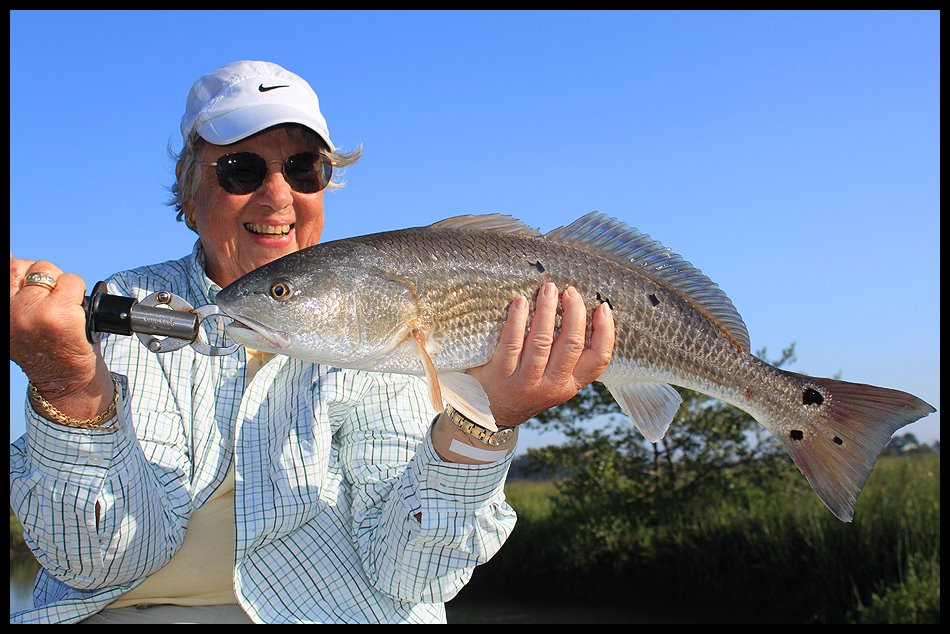
#> input picture imgs/inshore-adventures-charter-fishing-st-augustine-redfish-red-drum-24.jpg, 950 x 634 px, given in place of BogaGrip130-10.75.jpg, which was not available
$ python gripper_detection.py
#> lines starting #> are read from the running program, lines starting #| are printed output that depends on the picture; after the words box and inside, x2 and y2 are one past the last pixel; in counts of white or black regions, pixels touching at a corner belong together; long printed decimals are rounded; pictures that were not available may be replaced by others from this repository, and a replacement may not be noted
import cv2
import numpy as np
from typing import Tuple
import matplotlib.pyplot as plt
import os

def remove_white_background(img: np.ndarray) -> np.ndarray:
    """
    Removes white background
    Keeps object intact
    """
    gray = cv2.cvtColor(img, cv2.COLOR_BGR2GRAY)
    h, w = gray.shape

    mask = np.zeros((h + 2, w + 2), np.uint8)
    flooded = gray.copy()
    fill_color = 0

    cv2.floodFill(flooded, mask, (0, 0), fill_color, loDiff=25, upDiff=25)
    cv2.floodFill(flooded, mask, (w-1, 0), fill_color, loDiff=25, upDiff=25)
    cv2.floodFill(flooded, mask, (0, h-1), fill_color, loDiff=25, upDiff=25)
    cv2.floodFill(flooded, mask, (w-1, h-1), fill_color, loDiff=25, upDiff=25)

    _, object_mask = cv2.threshold(flooded, 1, 255, cv2.THRESH_BINARY_INV)
    object_only = cv2.bitwise_and(img, img, mask=object_mask)
    """
    plt.figure(figsize=(10,5))
    plt.title("Background Removed")
    plt.imshow(object_only)
    plt.axis("off")
    plt.show()
    """
    return object_only

def crop_bottom_half_of_object(img: np.ndarray) -> np.ndarray:
    """
    Takes image with background removed. Finds object bounding box.
    Returns bottom half of that bounding box.
    """
    gray = cv2.cvtColor(img, cv2.COLOR_BGR2GRAY)
    ys, xs = np.where(gray > 0)
    #ys, xs = np.where(img > 0) # for edges

    x_min, x_max = xs.min(), xs.max()
    y_min, y_max = ys.min(), ys.max()

    mid_y = (y_min + y_max) // 2
    bottom_half = img[mid_y:y_max, x_min:x_max]

    plt.figure(figsize=(10,5))
    plt.title("Bottom Half")
    plt.imshow(bottom_half)
    plt.axis("off")
    plt.show()
    cv2.imwrite("cropped.png", bottom_half)

    return bottom_half

def sift_matches(img1: np.ndarray, img2: np.ndarray) -> Tuple[np.ndarray, np.ndarray]:
    """
    Computes SIFT correspondences between two images.
    Returns Nx2 arrays of matched points.
    """

    # ensure uint8
    if img1.dtype != np.uint8:
        img1 = (img1 * 255).astype(np.uint8)
    if img2.dtype != np.uint8:
        img2 = (img2 * 255).astype(np.uint8)

    sift = cv2.SIFT_create()
    kp1, des1 = sift.detectAndCompute(img1, None)
    kp2, des2 = sift.detectAndCompute(img2, None)

    bf = cv2.BFMatcher()
    matches = bf.knnMatch(des1, des2, k=2)

    good = []
    for m, n in matches:
        if m.distance < 0.92 * n.distance:
            good.append([m])

    #src_pts = np.asarray([kp1[m[0].queryIdx].pt for m in good])
    #dest_pts = np.asarray([kp2[m[0].trainIdx].pt for m in good])
    src_pts = np.asarray([kp1[good[i][0].queryIdx].pt for i in range(len(good))])
    dest_pts = np.asarray([kp2[good[i][0].trainIdx].pt for i in range(len(good))])

    out1 = cv2.drawKeypoints(img1, kp1, None, flags=cv2.DRAW_MATCHES_FLAGS_DRAW_RICH_KEYPOINTS)
    plt.figure(figsize=(8,8))
    plt.title("Template SIFT")
    #plt.title("Image1 SIFT")
    plt.imshow(cv2.cvtColor(out1, cv2.COLOR_BGR2RGB))
    plt.axis('off')

    out2 = cv2.drawKeypoints(img2, kp2, None, flags=cv2.DRAW_MATCHES_FLAGS_DRAW_RICH_KEYPOINTS)
    plt.figure(figsize=(8,8))
    plt.title("Scene SIFT")
    #plt.title("Image2 SIFT")
    plt.imshow(cv2.cvtColor(out2, cv2.COLOR_BGR2RGB))
    plt.axis('off')

    match_vis = cv2.drawMatchesKnn(
        cv2.cvtColor(img1, cv2.COLOR_GRAY2BGR),
        #img1,
        kp1,
        cv2.cvtColor(img2, cv2.COLOR_GRAY2BGR),
        #img2,
        kp2,
        good,
        None,
        flags=cv2.DrawMatchesFlags_NOT_DRAW_SINGLE_POINTS
    )
    plt.figure(figsize=(14, 8))
    plt.title("SIFT Matches")
    plt.imshow(cv2.cvtColor(match_vis, cv2.COLOR_BGR2RGB))
    plt.axis("off")
    plt.show()
    cv2.imwrite("sift_matches.png", match_vis)

    return src_pts, dest_pts, good, kp1, kp2


def find_gripper_location(src_pts: np.ndarray, dst_pts: np.ndarray,
                          template_shape: Tuple[int, int],
                          scene_img: np.ndarray,
                          good_matches, kp1, kp2, img1, img2):
    """
    Compute homography from template -> scene and draw box on scene.
    Returns (output_image, pixel_length) where pixel_length = height in pixels.
    """

    if len(src_pts) < 10:
        return scene_img, None

    H, mask = cv2.findHomography(src_pts, dst_pts, cv2.RANSAC, 5.0)

    inlier_matches = [good_matches[i] for i in range(len(good_matches)) if mask[i] == 1]

    # ---- visualize inliers ----
    vis = cv2.drawMatchesKnn(
        img1, kp1,
        img2, kp2,
        inlier_matches,
        None,
        flags=cv2.DrawMatchesFlags_NOT_DRAW_SINGLE_POINTS
    )
    plt.figure(figsize=(14, 7))
    plt.title("RANSAC Inlier Matches")
    plt.imshow(cv2.cvtColor(vis, cv2.COLOR_BGR2RGB))
    plt.axis("off")
    plt.show()
    cv2.imwrite("sift_matches_ransac.png", vis)

    if H is None:
        return scene_img, None

    h, w = template_shape

    # template corner box
    box = np.float32([
        [0, 0],
        [w, 0],
        [w, h],
        [0, h]
    ]).reshape(-1, 1, 2)

    projected = cv2.perspectiveTransform(box, H)
    projected_int = np.int32(projected)

    # draw polygon
    out = scene_img.copy()
    cv2.polylines(out, [projected_int], True, (0, 255, 0), 3)

    # compute pixel length (height)
    top = projected[0][0]   # (0,0)
    bottom = projected[2][0]  # (w,h)

    pixel_length = np.linalg.norm(bottom - top)

    return out, pixel_length

def detect_gripper(template_img: np.ndarray, scene_img: np.ndarray, edges: bool):
    """
    Full pipeline:
    - Remove background from template
    - Crop bottom half
    - Extract SIFT correspondences
    - Compute homography
    - Draw bounding box on scene
    - Return pixel length + output image
    """
    # --- template preprocessing ---
    #no_bg = remove_white_background(template_img)
    #no_bg = template_img
    cropped = crop_bottom_half_of_object(template_img)
    #cropped = template_img

    # grayscale for SIFT
    if edges == False:
        cropped = cv2.cvtColor(cropped, cv2.COLOR_BGR2GRAY)
        scene_img = cv2.cvtColor(scene_img, cv2.COLOR_BGR2GRAY)

    # feature match
    src_pts, dst_pts, good_matches, kp1, kp2 = sift_matches(cropped, scene_img)

    # detect location
    template_img = cv2.cvtColor(template_img, cv2.COLOR_BGR2GRAY)
    result_img, pixel_length = find_gripper_location(
        src_pts,
        dst_pts,
        template_img.shape,
        scene_img,
        good_matches, kp1, kp2, cropped, scene_img
    )

    return pixel_length, result_img


def show_sift_keypoints(img):
    gray = cv2.cvtColor(img, cv2.COLOR_BGR2GRAY)
    sift = cv2.SIFT_create()
    kp = sift.detect(gray, None)
    out = cv2.drawKeypoints(img, kp, None, flags=cv2.DRAW_MATCHES_FLAGS_DRAW_RICH_KEYPOINTS)
    plt.figure(figsize=(8,8))
    plt.imshow(cv2.cvtColor(out, cv2.COLOR_BGR2RGB))
    plt.axis('off')

if __name__ == "__main__":
    template = cv2.imread("lip-grippers/BogaGrip130-10.75.jpg")
#> template is the input picture: shape (634, 950, 3); mean B, G, R 159.6, 131.8, 114.8
    scene = cv2.imread("imgs/inshore-adventures-charter-fishing-st-augustine-redfish-red-drum-20.jpg")
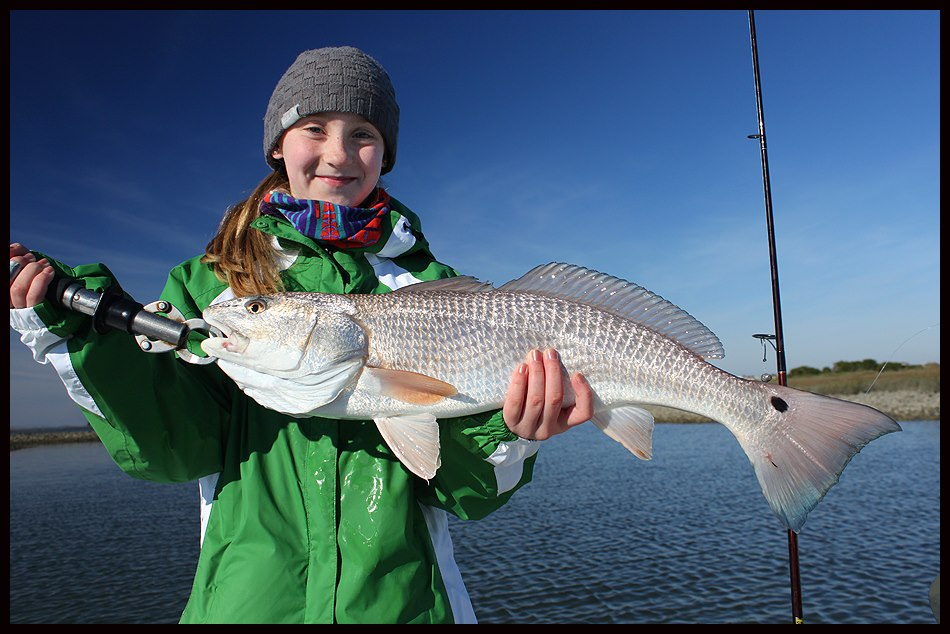
#> input picture imgs/inshore-adventures-charter-fishing-st-augustine-redfish-red-drum-20.jpg, 950 x 634 px
#> scene is the input picture: shape (634, 950, 3); mean B, G, R 115.2, 97.3, 74.4
    # [5 lines of commented-out code are left out]

    template_blur = cv2.GaussianBlur(template, (5, 5), 0)
    #scene_blur = cv2.GaussianBlur(scene, (1, 1), 0)
    template_edges = cv2.Canny(cv2.cvtColor(template_blur, cv2.COLOR_BGR2GRAY), 100, 150)
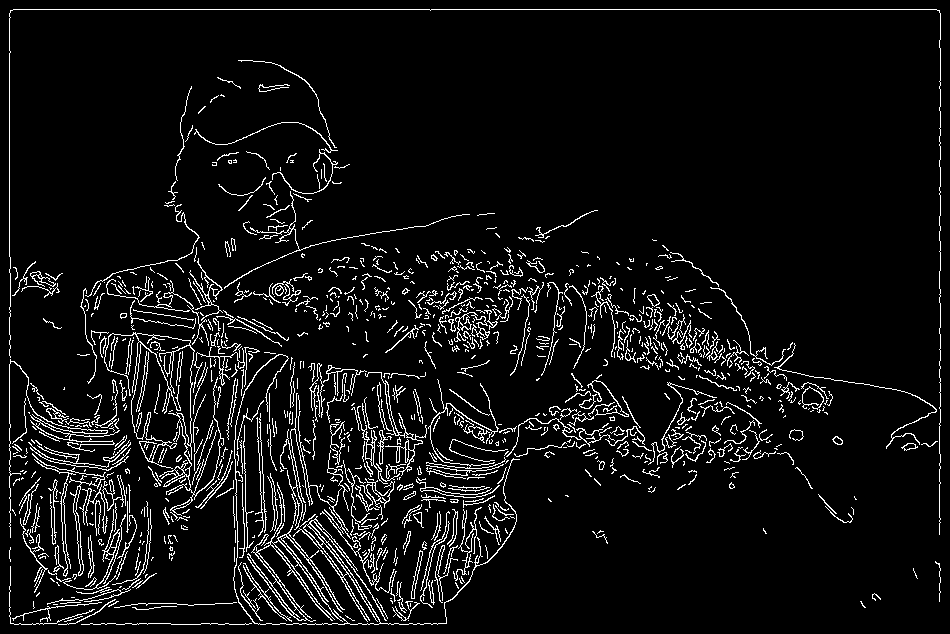
#> template_edges: shape (634, 950); 6.5% white in thin lines or dots
    scene_edges = cv2.Canny(cv2.cvtColor(scene, cv2.COLOR_BGR2GRAY), 150, 250)
#> scene_edges: shape (634, 950); 6.2% white in thin lines or dots
    plt.figure(figsize=(12,6))
    plt.subplot(1,2,1)
    plt.title("Template Edges")
    plt.imshow(template_edges, cmap='gray')
    plt.axis('off')
    #cv2.imwrite("template_edges.jpg", template_edges)

    plt.subplot(1,2,2)
    plt.title("Scene Edges")
    plt.imshow(scene_edges, cmap='gray')
    plt.axis('off')
    #cv2.imwrite("scene_edges.jpg", scene_edges)

    plt.show()


    length_px, output_img = detect_gripper(template, scene, False)
#> in crop_bottom_half_of_object, `gray = cv2.cvtColor(img, cv2.COLOR_BGR2GRAY)`:
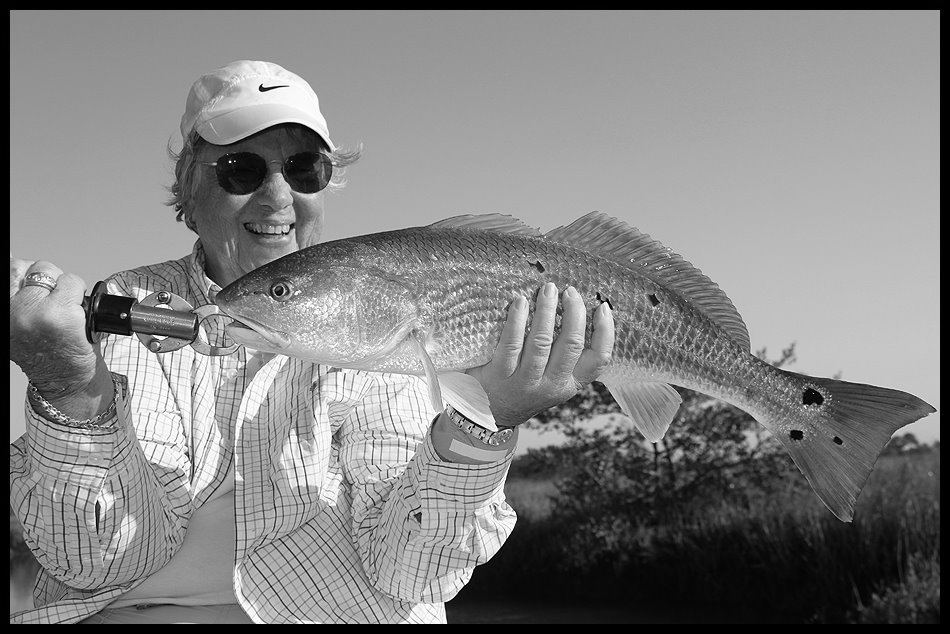
#> gray: shape (634, 950); min 0, max 255, mean 129.9
#> in crop_bottom_half_of_object, `x_min, x_max = xs.min(), xs.max()`: x_min = 0; x_max = 944
#> in crop_bottom_half_of_object, `y_min, y_max = ys.min(), ys.max()`: y_min = 0; y_max = 624
#> in crop_bottom_half_of_object, `mid_y = (y_min + y_max) // 2`: mid_y = 312
#> in detect_gripper, `scene_img = cv2.cvtColor(scene_img, cv2.COLOR_BGR2GRAY)`:
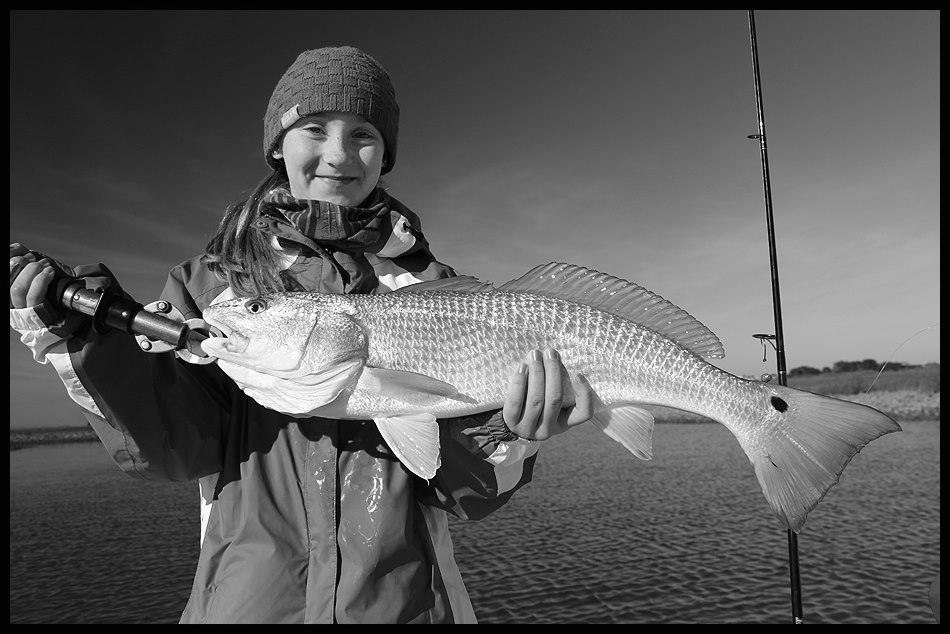
#> scene_img: shape (634, 950); min 0, max 255, mean 92.5
#> in sift_matches, `kp1, des1 = sift.detectAndCompute(img1, None)`: kp1 = 2283 keypoints; strongest (x, y, size): (506, 119, 2), (445, 291, 2), (158, 32, 2), (187, 142, 3)
#> in sift_matches, `kp2, des2 = sift.detectAndCompute(img2, None)`: kp2 = 2658 keypoints; strongest (x, y, size): (124, 314, 2.6), (224, 336, 2.6), (761, 124, 1.9), (68, 294, 5.2)
#> in sift_matches, `matches = bf.knnMatch(des1, des2, k=2)`: matches = 2283 matches
#> after the loop in sift_matches, `for m, n in matches:`: good = 392 matches
#> in sift_matches, `src_pts = np.asarray([kp1[good[i][0].queryIdx].pt for i in range(len(g..`: src_pts = 392 pairs, first value 6.8 to 938, second value 4.5 to 308.6
#> in sift_matches, `dest_pts = np.asarray([kp2[good[i][0].trainIdx].pt for i in range(len(..`: dest_pts = 392 pairs, first value 11 to 941.1, second value 36.38 to 625.2
#> in sift_matches, `out1 = cv2.drawKeypoints(img1, kp1, None, flags=cv2.DRAW_MATCHES_FLAGS..`:
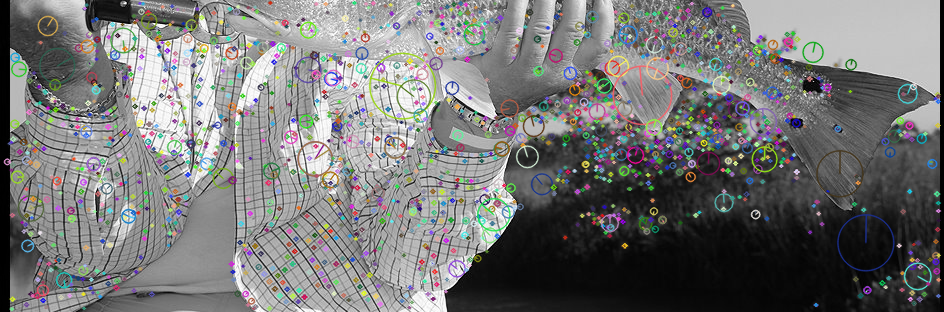
#> out1: shape (312, 944, 3); mean of channels 0, 1, 2 117.9, 118.4, 118.1; drawn as B, G, R
#> in sift_matches, `match_vis = cv2.drawMatchesKnn( cv2.cvtColor(img1, cv2.COLOR_GRAY2BGR),`:
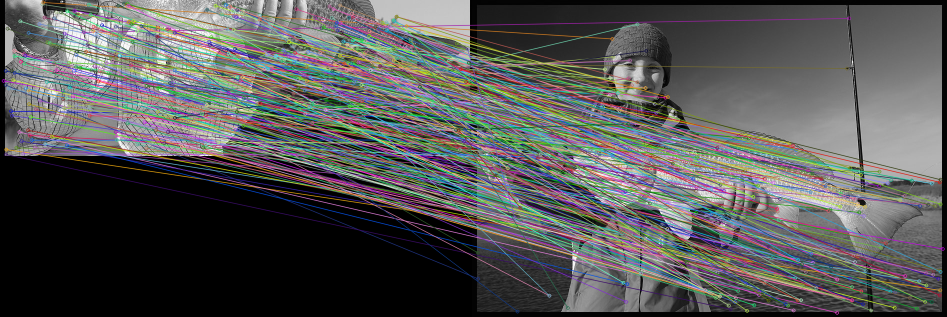
#> match_vis: shape (634, 1894, 3) (shown at 1/2 size); mean of channels 0, 1, 2 86.4, 86.8, 86.6; drawn as B, G, R
#> in detect_gripper, `src_pts, dst_pts, good_matches, kp1, kp2 = sift_matches(cropped, scene..`: dst_pts has the same summary as dest_pts in sift_matches; good_matches = 392 matches
#> in find_gripper_location, `H, mask = cv2.findHomography(src_pts, dst_pts, cv2.RANSAC, 5.0)`: H = [[-1.34, 5.03, 760.1], [-1.06, 3.98, 599.7], [-0.00176, 0.00662, 1]]; mask = 392 values, max 1 at index 35, min 0 at index 0, mean 0.0255
#> in find_gripper_location, `inlier_matches = [good_matches[i] for i in range(len(good_matches)) if..`: inlier_matches = 10 matches
#> in find_gripper_location, `vis = cv2.drawMatchesKnn( img1, kp1, img2, kp2, inlier_matches, None, ..`:
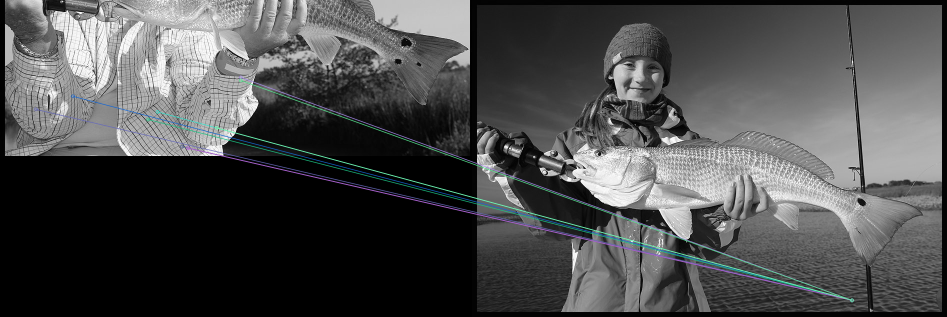
#> vis: shape (634, 1894, 3) (shown at 1/2 size); mean of channels 0, 1, 2 77.2, 76.9, 76.1; drawn as B, G, R
#> in find_gripper_location, `projected = cv2.perspectiveTransform(box, H)`: projected = [[760.1, 599.7], [762.4, 601.9], [759.7, 601.2], [760.1, 601]]
#> in find_gripper_location, `projected_int = np.int32(projected)`: projected_int = [[760, 599], [762, 601], [759, 601], [760, 600]]
#> in find_gripper_location, `cv2.polylines(out, [projected_int], True, (0, 255, 0), 3)`: out: shape (634, 950); 0.01% of pixels changed, all inside (x1, y1, x2, y2) = (757, 597, 765, 604)
#> in find_gripper_location, `top = projected[0][0]`: top = [760.1, 599.7]
#> in find_gripper_location, `bottom = projected[2][0]`: bottom = [759.7, 601.2]
#> in find_gripper_location, `pixel_length = np.linalg.norm(bottom - top)`: pixel_length = 1.55
#> length_px = 1.55
    # length_px, output_img = detect_gripper(template_edges, scene_edges, True) # for edges

    print("Detected gripper length (pixels):", length_px)
#| Detected gripper length (pixels): 1.550
    plt.figure(figsize=(10,6))
    plt.title("Detected")
    plt.imshow(cv2.cvtColor(output_img, cv2.COLOR_BGR2RGB))
    plt.axis('off')
    plt.show()

    #cv2.imwrite("detected_output.jpg", output_img)

    """
    # trial
    img_1 = cv2.imread("../../Assignment/Homework 6 Programming/data/face-left.png")
    img_2 = cv2.imread("../../Assignment/Homework 6 Programming/data/face-right.png")
    #src_pts, dst_pts, good_matches, kp1, kp2 = sift_matches(img_1, img_2)
    length_px, output_img = detect_gripper(img_1, img_2, False)
    """
